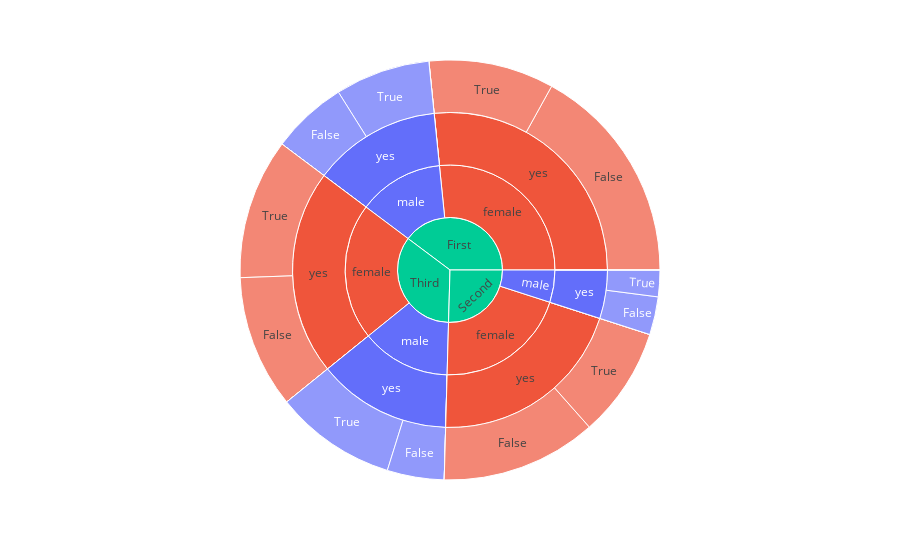

The cell this chart's notebook holds for it:
### Code cell
# create sunburst plot on titanic dataset
import pandas as pd
import plotly.express as px
import plotly.graph_objects as pg
import seaborn as sns

# Load titanic dataset
df = sns.load_dataset('titanic')

# create sunburst plot with plotly
fig = px.sunburst(df, path=['class', 'sex', 'alive', 'alone'], values='survived', color='sex')

# show the plot
fig.show()

### Figure 1 — Plotly figure (JSON) as saved in the notebook; plotly's stock layout.template omitted (floating-point values rounded to 4 significant figures)
{"data": [{"branchvalues": "total", "customdata": [["male"], ["male"], ["male"], ["male"], ["female"], ["female"], ["female"], ["male"], ["female"], ["female"], ["(?)"], ["female"], ["female"], ["male"], ["(?)"], ["female"], ["female"], ["female"], ["male"], ["male"], ["male"], ["male"], ["female"], ["female"], ["male"], ["male"], ["female"], ["male"], ["male"], ["(?)"], ["female"], ["male"], ["male"], ["female"], ["female"], ["male"], ["female"], ["male"], ["male"], ["female"], ["female"], ["male"], ["male"], ["female"], ["female"]], "domain": {"x": [0, 1], "y": [0, 1]}, "hovertemplate": "labels=%{label}<br>survived=%{value}<br>parent=%{parent}<br>id=%{id}<br>sex=%{customdata[0]}<extra></extra>", "ids": ["Second/male/yes/True", "Third/male", "Second/male", "First/male", "Third/female", "Third/female/yes", "Second/female/yes", "Second/male/no", "Second/female/no", "First/female/no", "Second", "Second/female/yes/True", "First/female/yes/True", "First/male/no/True", "Third", "Third/female/no/True", "Second/female/no/False", "Third/female/no/False", "Third/male/yes/False", "First/male/no/False", "Second/male/yes/False", "First/male/yes/False", "Third/female/yes/False", "Second/female/no/True", "Second/male/yes", "Third/male/yes", "Second/female", "First/male/yes", "Second/male/no/False", "First", "First/female", "Third/male/no/False", "Third/male/no", "First/female/yes", "Second/female/yes/False", "First/male/no", "Third/female/no", "Third/male/yes/True", "First/male/yes/True", "Third/female/yes/True", "First/female/no/True", "Third/male/no/True", "Second/male/no/True", "First/female/yes/False", "First/female/no/False"], "labels": ["True", "male", "male", "male", "female", "yes", "yes", "no", "no", "no", "Second", "True", "True", "True", "Third", "True", "False", "False", "False", "False", "False", "False", "False", "True", "yes", "yes", "female", "yes", "False", "First", "female", "False", "no", "yes", "False", "no", "no", "True", "True", "True", "True", "True", "True", "False", "False"], "marker": {"colors": ["#636efa", "#636efa", "#636efa", "#636efa", "#EF553B", "#EF553B", "#EF553B", "#636efa", "#EF553B", "#EF553B", "#00cc96", "#EF553B", "#EF553B", "#636efa", "#00cc96", "#EF553B", "#EF553B", "#EF553B", "#636efa", "#636efa", "#636efa", "#636efa", "#EF553B", "#EF553B", "#636efa", "#636efa", "#EF553B", "#636efa", "#636efa", "#00cc96", "#EF553B", "#636efa", "#636efa", "#EF553B", "#EF553B", "#636efa", "#EF553B", "#636efa", "#636efa", "#EF553B", "#EF553B", "#636efa", "#636efa", "#EF553B", "#EF553B"]}, "name": "", "parents": ["Second/male/yes", "Third", "Second", "First", "Third", "Third/female", "Second/female", "Second/male", "Second/female", "First/female", "", "Second/female/yes", "First/female/yes", "First/male/no", "", "Third/female/no", "Second/female/no", "Third/female/no", "Third/male/yes", "First/male/no", "Second/male/yes", "First/male/yes", "Third/female/yes", "Second/female/no", "Second/male", "Third/male", "Second", "First/male", "Second/male/no", "", "First", "Third/male/no", "Third/male", "First/female", "Second/female/yes", "First/male", "Third/female", "Third/male/yes", "First/male/yes", "Third/female/yes", "First/female/no", "Third/male/no", "Second/male/no", "First/female/yes", "First/female/no"], "type": "sunburst", "values": [7, 47, 17, 45, 72, 72, 70, 0, 0, 0, 87, 29, 33, 0, 119, 0, 0, 0, 15, 0, 10, 20, 35, 0, 17, 47, 70, 45, 0, 136, 91, 0, 0, 91, 41, 0, 0, 32, 25, 37, 0, 0, 0, 58, 0]}], "layout": {"legend": {"tracegroupgap": 0}, "margin": {"t": 60}}}
